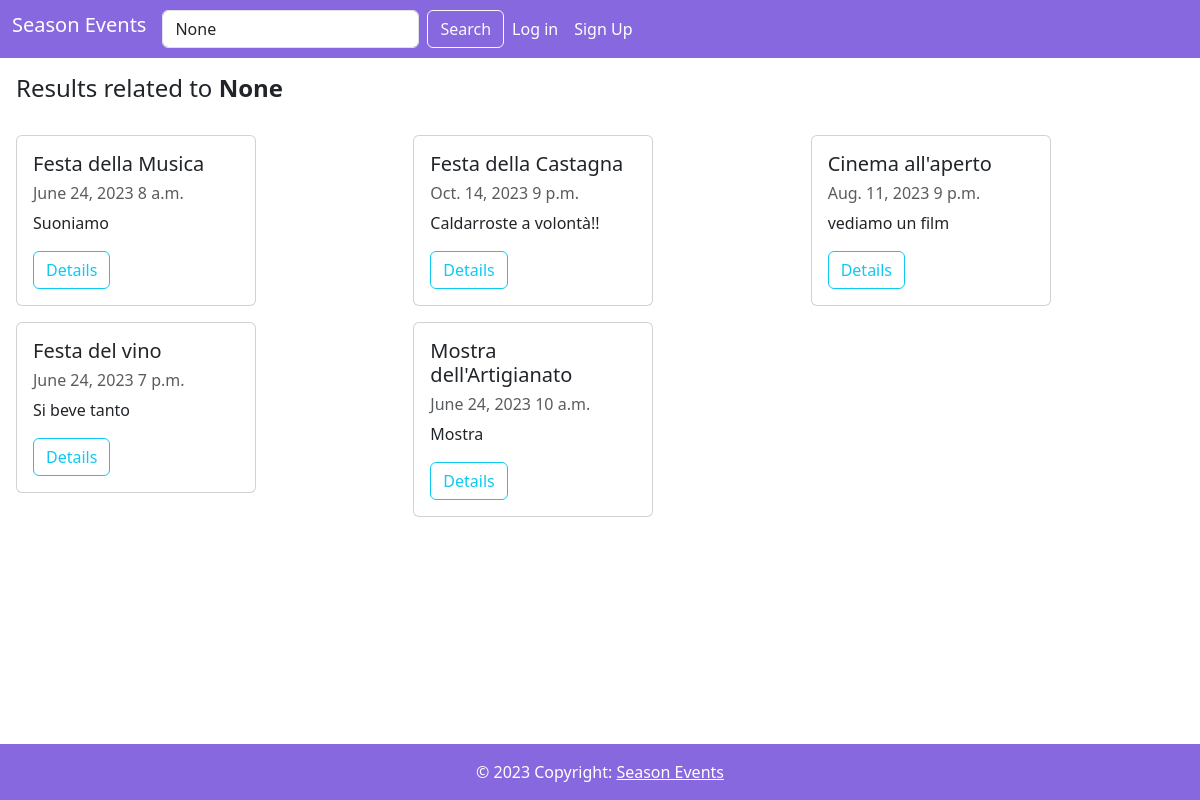
The app's page /search/ with its own data.
### event/models.py (models this page shows, shortened)
class Event(models.Model):
    title = models.CharField(max_length=100, primary_key=True)
    description = models.TextField()
    date = models.DateField()
    time = models.TimeField(default=datetime.time)
    location = models.CharField(max_length=100)
    program = models.TextField(default='Not Available')
    image = models.ImageField(upload_to='media/images/', null=True, blank=True)
    category = models.ManyToManyField('EventCategory')
    creator = models.ForeignKey(User, on_delete=models.CASCADE, related_name='events_created')
    max_seats = models.PositiveIntegerField()
    available_seats = models.PositiveIntegerField()

### event/views.py (the view)
# urls.py: path('search/', views.event_search, name='event_search'),
def event_search(request):
    query = request.GET.get('query')
    events = Event.objects.all()
    if query:
        events = events.filter(title__icontains=query) | events.filter(category__name__icontains=query)
    return render(request, 'event_search.html', {'events': events, 'query': query})

### templates/event_search.html (shortened to what this page needs)
{% extends "base.html" %}
{% block content %}
    <h4 class="mx-3 my-3">Results related to <b>{{ query }}</b></h4>
    <div class="d-flex justify-content-start mx-3 flex-wrap">
        {% if events %}
            <div class="row ml-3">
                {% for event in events %}
                <div class="col-xs-12 col-sm-6 col-lg-4 mt-3">
                    <div class="card" style="width: 15rem;">
                        <div class="card-body">
                            <h5 class="card-title">
                                {{ event.title }}
                            </h5>
                            <h6 class="sub-title mb-2 text-body-secondary">{{ event.date }} {{ event.time }}</h6>
                            <p class="card-descr">
                                {{ event.description }}
                            </p>
                            <a href="{% url 'event:event_detail' title=event.title %}" class="btn btn-outline-info">
                                Details</a>
                        </div>
                    </div>
                </div>
                {% endfor %}
            </div>
        {% else %}
            <p>No events found.</p>
        {% endif %}
    </div>
{% endblock %}

### templates/base.html (style rules this page uses)
body { margin-bottom: 60px; }

### records on screen
Event: title "Festa della Musica", date "June 24, 2023", time "8 a.m.", description "Suoniamo"
Event: title "Festa della Castagna", date "Oct. 14, 2023", time "9 p.m.", description "Caldarroste a volontà!!"
Event: title "Cinema all'aperto", date "Aug. 11, 2023", time "9 p.m.", description "vediamo un film"
Event: title "Festa del vino", date "June 24, 2023", time "7 p.m.", description "Si beve tanto"
Event: title "Mostra dell'Artigianato", date "June 24, 2023", time "10 a.m.", description "Mostra"

### other values on screen
{{ query }} "None"
